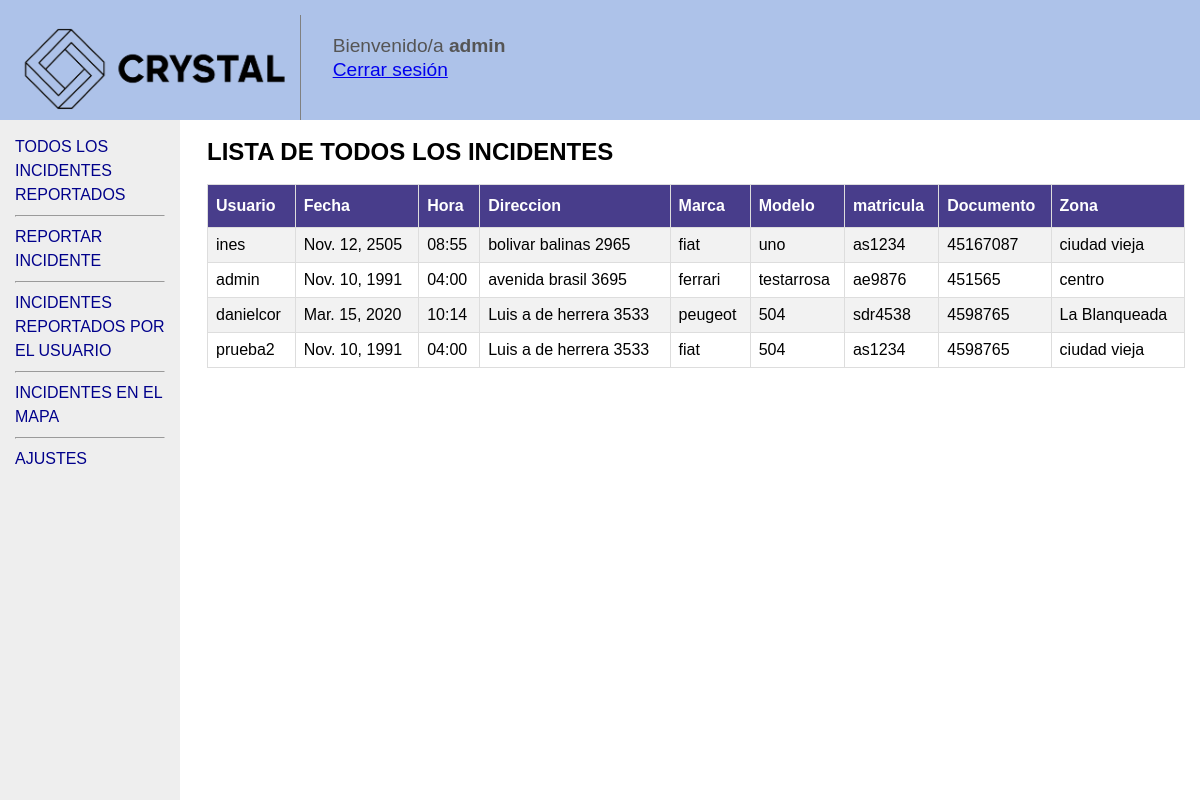
The app's page / (signed in) with its own data.
### crystal/models.py (models this page shows)
class incidente(models.Model):
    document = models.CharField(max_length = 50, verbose_name= "Documento")
    date = models.DateField(verbose_name= "Fecha")
    user = models.CharField(max_length = 50, verbose_name= "Usuario")
    hour = models.CharField(max_length = 5, verbose_name= "Hora")
    zone = models.CharField(max_length = 20, verbose_name= "Barrio")
    address = models.CharField(max_length = 50, verbose_name= "Direccion")
    brand = models.CharField(max_length = 50, blank = True, null = True, verbose_name= "Marca")
    model = models.CharField(max_length = 50, blank = True, null = True, verbose_name= "Modelo")
    registrationNumber = models.CharField(max_length = 50, blank = True, null = True, verbose_name= "Matricula")
    created_at = models.DateTimeField(auto_now_add = True)

### crystal/views.py (the view)
# urls.py: path('', views.TodosLosIncidentesReportados),
def TodosLosIncidentesReportados(request):
    if request.user.is_authenticated:
        cursor = connection.cursor()
        cursor.execute('''SELECT * FROM crystal_incidente''')
        row = cursor.fetchall()
        return render(request, 'crystal/TodosLosIncidentesReportados.html',{'var':row})
    return redirect('/index/')

### crystal/templates/crystal/TodosLosIncidentesReportados.html (shortened to what this page needs)
{% extends "baseLayout.html" %}
    {% block content %}
    <h2>LISTA DE TODOS LOS INCIDENTES</h2>
    <table id="incidentes">
      <tr>
          <th>Usuario</th>
          <th>Fecha</th>
          <th>Hora</th>
          <th>Direccion</th>
          <th>Marca</th>
          <th>Modelo</th>
          <th>matricula</th>
          <th>Documento</th>
          <th>Zona</th>
      </tr>
      <ul>
        {% for element in var %}
      <tr>
          <td> {{ element.1}} </td>
          <td> {{ element.2}} </td>
          <td> {{ element.3}} </td>
          <td> {{ element.4}} </td>
          <td> {{ element.5}} </td>
          <td> {{ element.6}} </td>
          <td> {{ element.7}} </td>
          <td> {{ element.9}} </td>
          <td> {{ element.10}} </td>
      </tr>
        {% endfor %}
     </ul>
     {% endblock %}

### crystal/templates/baseLayout.html (shortened to what this page needs)
<html>
<head>
</head>
<body>
	<nav id="header">
		<div class="innertube">
			{% load static %}
				<img src="{% static "crystal/LOGO.png" %}" height="90%" alt="Logo" align="left">
			<p>
				&nbsp &nbsp &nbsp Bienvenido/a <b>{{request.user.username}}</b> <br>
				&nbsp &nbsp &nbsp <a href="/logout" >Cerrar sesión</a>
			</p>
		</div>
	</nav>
	<main>
		<div class="innertube">
			{% block content %}
			{% endblock %}
		</div>
	</main>
	<nav id="nav">
		<div class="innertube">
			{% include "barra.html" %}
		</div>
	</nav>
</body>
</html>

### crystal/templates/baseLayout.html (style rules this page uses)
body { margin: 0; padding: 0; overflow: hidden; height: 100%; max-height: 100%; font-family: Sans-serif; line-height: 1.5em; }
#nav { position: fixed; top: 15%; bottom: 0; left: 0; width: 15%; height: 100%; overflow: hidden; background: #eee; }
#header { position: fixed; top: 0; bottom: 0; left: 0; width: 100%; height: 15%; overflow: hidden; background: #adc2e9; }
main { position: fixed; top: 15%; left: 16%; right: 0; bottom: 0; overflow: auto; background: #fff; }
.innertube { margin: 15px; }
p { color: #555; font-size: larger; display: inline-block; }
#incidentes { font-family: "Trebuchet MS", Arial, Helvetica, sans-serif; border-collapse: collapse; width: 100%; }
#incidentes td, #incidentes th { border: 1px solid #ddd; padding: 8px; }
#incidentes tr:nth-child(even) { background-color: #f2f2f2; }
#incidentes th { padding-top: 12px; padding-bottom: 12px; text-align: left; background-color: darkslateblue; color: white; }

### records on screen
incidente: user "ines", date "Nov. 12, 2505", hour "08:55", address "bolivar balinas 2965", brand "fiat", model "uno", registrationNumber "as1234", document "45167087", zone "ciudad vieja"
incidente: user "admin", date "Nov. 10, 1991", hour "04:00", address "avenida brasil 3695", brand "ferrari", model "testarrosa", registrationNumber "ae9876", document "451565", zone "centro"
incidente: user "danielcor", element "Mar. 15, 2020", hour "10:14", address "Luis a de herrera 3533", brand "peugeot", model "504", registrationNumber "sdr4538", document "4598765", zone "La Blanqueada"
incidente: user "prueba2", date "Nov. 10, 1991", hour "04:00", address "Luis a de herrera 3533", brand "fiat", model "504", registrationNumber "as1234", document "4598765", zone "ciudad vieja"

### other values on screen
{{ request.user.username }} "admin"
